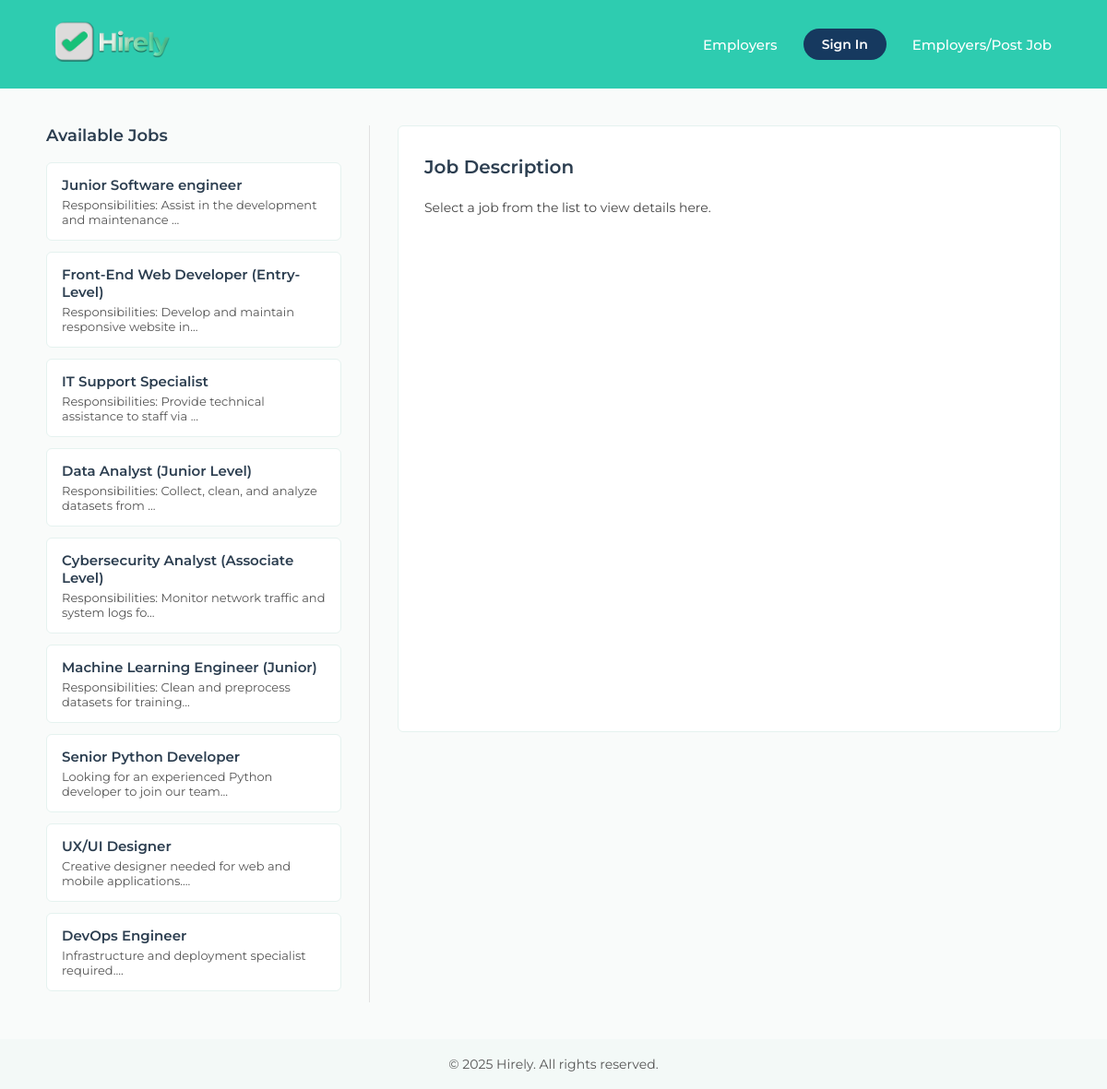
The page / on the database its author committed.
### app/models.py (models this page shows, shortened)
class Job(db.Model):
    __tablename__ = 'jobs'
    id = db.Column(db.Integer, primary_key=True)
    role = db.Column(db.String(100), nullable=False)
    description = db.Column(db.Text, nullable=False)
    cluster_id = db.Column(db.Integer)
    is_active = db.Column(db.Boolean, default=True)
    created_at = db.Column(db.DateTime, default=datetime.utcnow)
    created_by = db.Column(db.Integer, db.ForeignKey('users.id'), nullable=False)
    applications = db.relationship('Application', backref='job', lazy=True)
    creator = db.relationship('User', backref='jobs_created', lazy=True)

### app/routes/main.py (the view)
@main_bp.route('/')
def index():
    jobs = Job.query.filter_by(is_active=True).all()
    return render_template('index.html', jobs=jobs)

### app/templates/index.html (shortened to what this page needs)
<!DOCTYPE html>
<html lang="en">
<head>
</head>
<body>
  <header>
    <div class="logo">
      <img src="/static/hirely_logo.png" alt="Hirely Logo">
    </div>
    <nav>
      <a href="#">Employers</a>
      <a href="/login" class="signin-btn">Sign In</a>
      <a href="/admin_register">Employers/Post Job</a>
    </nav>
  </header>
  <main>
    <div class="content-wrapper">
      <div class="jobs-list">
        <h2>Available Jobs</h2>
        {% for job in jobs %}
        <div class="job-card"
             data-title="{{ job.role }}"
             data-description="{{ job.description }}"
             onclick="showJobDetails(this.dataset.title, this.dataset.description)">
          <h3>{{ job.role }}</h3>
          <p>{{ job.description[:60] }}...</p>
        </div>
        {% endfor %}
      </div>
      <div class="job-details" id="jobDetails">
        <h2>Job Description</h2>
        <p>Select a job from the list to view details here.</p>
      </div>
    </div>
  </main>
  <footer>
    &copy; 2025 Hirely. All rights reserved.
  </footer>
</body>
</html>

### app/templates/index.html (style rules this page uses)
body { margin: 0; font-family: 'Montserrat', sans-serif; background: #f9fbfa; display: flex; flex-direction: column; min-height: 100vh; }
header { background: #2eccb0; color: #000000; padding: 22px 60px; display: flex; justify-content: space-between; align-items: center; }
.logo { font-size: 26px; font-weight: 700; letter-spacing: 0.5px; }
.logo img { height: 45px; }
nav { display: flex; align-items: center; gap: 28px; }
nav a { color: white; text-decoration: none; font-size: 15px; font-weight: 500; }
.signin-btn { background: #16395f; padding: 8px 20px; border-radius: 20px; color: white; font-size: 14px; font-weight: 600; text-decoration: none; }
main { display: flex; justify-content: center; gap: 30px; padding: 40px 20px; flex: 1; }
.content-wrapper { display: flex; gap: 30px; max-width: 1100px; width: 100%; }
.jobs-list { flex: 1; max-width: 320px; }
.jobs-list h2 { font-size: 18px; font-weight: 600; margin: 0 0 18px; color: #2c3e50; }
.job-card { background: #fff; border: 1px solid #e5f2ef; border-radius: 6px; padding: 14px 16px; margin-bottom: 12px; cursor: pointer; transition: box-shadow 0.2s ease, transform 0.1s ease; }
.job-card h3 { margin: 0 0 4px; font-size: 15px; font-weight: 600; color: #2c3e50; }
.job-card p { margin: 0; font-size: 13px; color: #555; }
.job-details { flex: 2; background: #fff; border: 1px solid #e5f2ef; border-radius: 6px; padding: 28px; max-height: calc(100vh - 200px); overflow-y: auto; line-height: 1.6; }
.job-details h2 { margin-top: 0; font-size: 20px; font-weight: 600; color: #2c3e50; }
.job-details p { font-size: 14px; color: #444; }
footer { text-align: center; padding: 18px; background: #f3f9f7; font-size: 14px; color: #555; margin-top: auto; }

### rows shown on the page
Job: role "Junior Software engineer", description "Responsibilities: Assist in the development and maintenance"
Job: role "Front-End Web Developer (Entry-Level)", description "Responsibilities: Develop and maintain responsive website in"
Job: role "IT Support Specialist", description "Responsibilities: Provide technical assistance to staff via"
Job: role "Data Analyst (Junior Level)", description "Responsibilities: Collect, clean, and analyze datasets from"
Job: role "Cybersecurity Analyst (Associate Level)", description "Responsibilities: Monitor network traffic and system logs fo"
Job: role "Machine Learning Engineer (Junior)", description "Responsibilities: Clean and preprocess datasets for training"
Job: role "Senior Python Developer", description "Looking for an experienced Python developer to join our team"
Job: role "UX/UI Designer", description "Creative designer needed for web and mobile applications."
Job: role "DevOps Engineer", description "Infrastructure and deployment specialist required."
